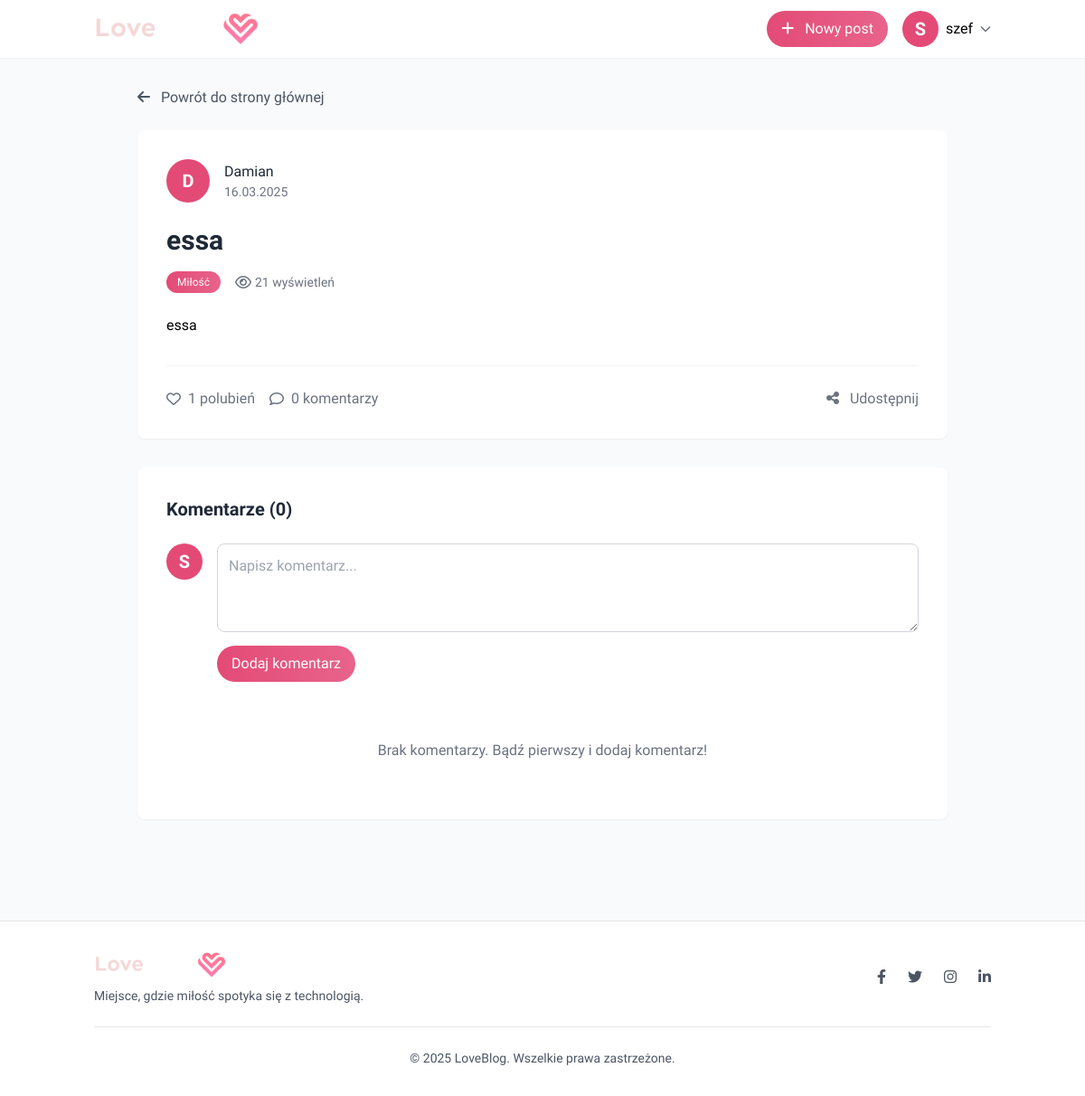
The app's page /?page=post&id=2 (signed in) with its own data.
### tables this page shows
CREATE TABLE `posts` (
  `id` int(11) NOT NULL,
  `user_id` int(11) NOT NULL,
  `title` varchar(255) NOT NULL,
  `content` text NOT NULL,
  `category` varchar(50) NOT NULL,
  `image` varchar(255) DEFAULT NULL,
  `likes_count` int(11) DEFAULT 0,
  `comments_count` int(11) DEFAULT 0,
  `views_count` int(11) DEFAULT 0,
  `created_at` datetime NOT NULL,
  `updated_at` datetime NOT NULL
);

CREATE TABLE `users` (
  `id` int(11) NOT NULL,
  `name` varchar(255) NOT NULL,
  `age` int(3) NOT NULL,
  `email` varchar(255) NOT NULL,
  `password` varchar(255) NOT NULL,
  `gender` enum('male','female') NOT NULL,
  `created_at` timestamp NOT NULL DEFAULT current_timestamp(),
  `updated_at` timestamp NOT NULL DEFAULT current_timestamp() ON UPDATE current_timestamp(),
  `profile_image` text DEFAULT NULL,
  `banner_image` text DEFAULT NULL,
  `bio` text DEFAULT NULL,
  `remember_token` varchar(255) DEFAULT NULL,
  `token_expires` datetime DEFAULT NULL,
  `interests` longtext DEFAULT NULL CHECK (json_valid(`interests`)),
  `location` varchar(100) DEFAULT NULL,
  `social_links` longtext DEFAULT NULL CHECK (json_valid(`social_links`)),
  `profile_views` int(11) DEFAULT 0
);

### pages/post.php (the view, shortened to what this page needs)
<?php
require_once __DIR__ . '/../config/db.php';
$post_id = isset($_GET['id']) ? (int)$_GET['id'] : 0;
$user_id = $_SESSION['user_id'];
$user_name = $_SESSION['user_name'] ?? '';
try {
    $stmt = $pdo->prepare("
        SELECT p.*, u.name as author_name, u.profile_image as author_image
        FROM posts p
        JOIN users u ON p.user_id = u.id
        WHERE p.id = ?
    ");
    $stmt->execute([$post_id]);
    $post = $stmt->fetch(PDO::FETCH_ASSOC);
    $stmt = $pdo->prepare("
        SELECT c.*, u.name as author_name, u.profile_image as author_image
        FROM comments c
        JOIN users u ON c.user_id = u.id
        WHERE c.post_id = ?
        ORDER BY c.created_at DESC
    ");
    $stmt->execute([$post_id]);
    $comments = $stmt->fetchAll(PDO::FETCH_ASSOC);
    $stmt = $pdo->prepare("SELECT id FROM likes WHERE post_id = ? AND user_id = ?");
    $stmt->execute([$post_id, $user_id]);
    $user_liked = $stmt->rowCount() > 0;
} catch (PDOException $e) {
    $error = "Wystąpił błąd podczas pobierania danych: " . $e->getMessage();
}
function formatDate($date) {
    $timestamp = strtotime($date);
    $now = time();
    $diff = $now - $timestamp;
    if ($diff < 60) {
        return "przed chwilą";
    } elseif ($diff < 3600) {
        $minutes = floor($diff / 60);
        return $minutes . " " . ($minutes == 1 ? "minutę" : ($minutes < 5 ? "minuty" : "minut")) . " temu";
    } elseif ($diff < 86400) {
        $hours = floor($diff / 3600);
        return $hours . " " . ($hours == 1 ? "godzinę" : ($hours < 5 ? "godziny" : "godzin")) . " temu";
    } elseif ($diff < 604800) {
        $days = floor($diff / 86400);
        return $days . " " . ($days == 1 ? "dzień" : "dni") . " temu";
    } else {
        return date("d.m.Y", $timestamp);
    }
}
?>
<!DOCTYPE html>
<html lang="pl">
<head>
    <script src="https://cdn.tailwindcss.com"></script>
    <link rel="stylesheet" href="https://cdnjs.cloudflare.com/ajax/libs/font-awesome/6.4.0/css/all.min.css">
</head>
<body class="bg-gray-50 min-h-screen">
<header class="bg-white shadow-sm sticky top-0 z-50">
    <div class="container mx-auto px-4 py-3 flex justify-between items-center">
        <a href="?page=main" class="flex items-center">
            <img src="./assets/images/logo.png" alt="LoveBlog Logo" class="h-10">
        </a>
        <div class="flex items-center space-x-4">
            <a href="?page=create_post" class="bg-button-gradient text-white px-4 py-2 rounded-full font-medium btn-hover-effect hidden sm:block">
                <i class="fas fa-plus mr-2"></i> Nowy post
            </a>
            <div class="relative group">
                <button class="flex items-center space-x-2 focus:outline-none">
                    <div class="w-10 h-10 rounded-full bg-gray-200 overflow-hidden">
                        <?php if (isset($_SESSION['user_profile_image']) && !empty($_SESSION['user_profile_image'])): ?>
                            <img src="<?php echo htmlspecialchars($_SESSION['user_profile_image']); ?>" alt="<?php echo htmlspecialchars($user_name); ?>" class="w-full h-full object-cover">
                        <?php else: ?>
                            <div class="w-full h-full flex items-center justify-center bg-primary text-white text-xl font-bold">
                                <?php echo strtoupper(substr($user_name, 0, 1)); ?>
                            </div>
                        <?php endif; ?>
                    </div>
                    <span class="hidden md:block font-medium"><?php echo htmlspecialchars($user_name); ?></span>
                    <i class="fas fa-chevron-down text-xs text-gray-500"></i>
                </button>
            </div>
        </div>
    </div>
</header>
<div class="container mx-auto px-4 py-8">
    <?php if (isset($post)): ?>
        <div class="max-w-4xl mx-auto">
            <div class="mb-6">
                <a href="?page=main" class="text-gray-600 hover:text-primary transition">
                    <i class="fas fa-arrow-left mr-2"></i> Powrót do strony głównej
                </a>
            </div>
            <div class="bg-white rounded-lg shadow-sm overflow-hidden mb-8">
                <div class="p-6 md:p-8">
                    <div class="flex items-center mb-6">
                        <div class="w-12 h-12 rounded-full bg-gray-200 overflow-hidden mr-4">
                            <?php if (!empty($post['author_image'])): ?>
                                <img src="<?php echo htmlspecialchars($post['author_image']); ?>" alt="<?php echo htmlspecialchars($post['author_name']); ?>" class="w-full h-full object-cover">
                            <?php else: ?>
                                <div class="w-full h-full flex items-center justify-center bg-primary text-white text-xl font-bold">
                                    <?php echo strtoupper(substr($post['author_name'], 0, 1)); ?>
                                </div>
                            <?php endif; ?>
                        </div>
                        <div>
                            <h4 class="font-medium text-gray-800"><?php echo htmlspecialchars($post['author_name']); ?></h4>
                            <p class="text-sm text-gray-500"><?php echo formatDate($post['created_at']); ?></p>
                        </div>
                    </div>
                    <h1 class="text-2xl md:text-3xl font-bold text-gray-800 mb-4"><?php echo htmlspecialchars($post['title']); ?></h1>
                    <div class="flex items-center mb-6">
                        <span class="category-badge text-white text-xs px-3 py-1 rounded-full mr-4">
                            <?php echo htmlspecialchars($post['category']); ?>
                        </span>
                        <div class="flex items-center space-x-4 text-gray-500">
                            <div class="flex items-center">
                                <i class="far fa-eye mr-1"></i>
                                <span class="text-sm"><?php echo $post['views_count']; ?> wyświetleń</span>
                            </div>
                        </div>
                    </div>
                    <div class="prose max-w-none mb-8">
                        <?php echo $post['content']; ?>
                    </div>
                    <div class="flex items-center justify-between border-t border-gray-100 pt-6">
                        <div class="flex items-center space-x-4">
                            <?php if ($user_liked): ?>
                                <a href="?page=post&id=<?php echo $post_id; ?>&action=unlike" class="flex items-center text-primary">
                                    <i class="fas fa-heart mr-2"></i>
                                    <span><?php echo $post['likes_count']; ?> polubień</span>
                                </a>
                            <?php else: ?>
                                <a href="?page=post&id=<?php echo $post_id; ?>&action=like" class="flex items-center text-gray-500 hover:text-primary transition">
                                    <i class="far fa-heart mr-2"></i>
                                    <span><?php echo $post['likes_count']; ?> polubień</span>
                                </a>
                            <?php endif; ?>
                            <div class="flex items-center text-gray-500">
                                <i class="far fa-comment mr-2"></i>
                                <span><?php echo $post['comments_count']; ?> komentarzy</span>
                            </div>
                        </div>
                        <div class="flex items-center">
                            <button class="text-gray-500 hover:text-primary transition">
                                <i class="fas fa-share-alt mr-2"></i>
                                <span>Udostępnij</span>
                            </button>
                        </div>
                    </div>
                </div>
            </div>
            <div class="bg-white rounded-lg shadow-sm overflow-hidden mb-8">
                <div class="p-6 md:p-8">
                    <h2 class="text-xl font-bold text-gray-800 mb-6">Komentarze (<?php echo count($comments); ?>)</h2>
                    <form method="POST" action="" class="mb-8">
                        <div class="flex items-start space-x-4">
                            <div class="w-10 h-10 rounded-full bg-gray-200 overflow-hidden flex-shrink-0">
                                <?php if (isset($_SESSION['user_profile_image']) && !empty($_SESSION['user_profile_image'])): ?>
                                    <img src="<?php echo htmlspecialchars($_SESSION['user_profile_image']); ?>" alt="<?php echo htmlspecialchars($user_name); ?>" class="w-full h-full object-cover">
                                <?php else: ?>
                                    <div class="w-full h-full flex items-center justify-center bg-primary text-white text-xl font-bold">
                                        <?php echo strtoupper(substr($user_name, 0, 1)); ?>
                                    </div>
                                <?php endif; ?>
                            </div>
                            <div class="flex-grow">
                                <textarea
                                    name="comment"
                                    placeholder="Napisz komentarz..."
                                    class="w-full border border-gray-300 rounded-lg p-3 focus:outline-none focus:border-primary"
                                    rows="3"
                                    required
                                ></textarea>
                                <button type="submit" class="mt-2 bg-button-gradient text-white px-4 py-2 rounded-full font-medium btn-hover-effect">
                                    Dodaj komentarz
                                </button>
                            </div>
                        </div>
                    </form>
                    <?php if (empty($comments)): ?>
                        <div class="text-center py-8">
                            <p class="text-gray-500">Brak komentarzy. Bądź pierwszy i dodaj komentarz!</p>
                        </div>
                    <?php endif; ?>
                </div>
            </div>
        </div>
    <?php endif; ?>
</div>
<footer class="bg-white border-t border-gray-200 mt-12 py-8">
    <div class="container mx-auto px-4">
        <div class="flex flex-col md:flex-row justify-between items-center">
            <div class="mb-4 md:mb-0">
                <img src="./assets/images/logo.png" alt="LoveBlog Logo" class="h-8">
                <p class="text-gray-600 text-sm mt-2">Miejsce, gdzie miłość spotyka się z technologią.</p>
            </div>
            <div class="flex space-x-6">
                <a href="#" class="text-gray-600 hover:text-primary transition">
                    <i class="fab fa-facebook-f"></i>
                </a>
                <a href="#" class="text-gray-600 hover:text-primary transition">
                    <i class="fab fa-twitter"></i>
                </a>
                <a href="#" class="text-gray-600 hover:text-primary transition">
                    <i class="fab fa-instagram"></i>
                </a>
                <a href="#" class="text-gray-600 hover:text-primary transition">
                    <i class="fab fa-linkedin-in"></i>
                </a>
            </div>
        </div>
        <div class="border-t border-gray-200 mt-6 pt-6 text-center">
            <p class="text-gray-600 text-sm">
                &copy; <?php echo date('Y'); ?> LoveBlog. Wszelkie prawa zastrzeżone.
            </p>
        </div>
    </div>
</footer>
</body>
</html>

### pages/post.php (style rules this page uses)
body { font-family: 'Sen', sans-serif; }
.btn-hover-effect { transition: all 0.3s ease; background-size: 200% auto; background-position: left center; }
.bg-button-gradient { background: linear-gradient(to right, #e34b76, #e8638b); }
.category-badge { background: linear-gradient(to right, #e34b76, #e8638b); }

### records on screen
posts: user.name "D", user.name "Damian", created_at "16.03.2025", title "essa", category "Miłość", views_count "21", content "essa", likes_count "1", comments_count "0"

### other values on screen
substr($user_name, 0, 1) "S"
$user_name "szef"
count($comments) "0"
